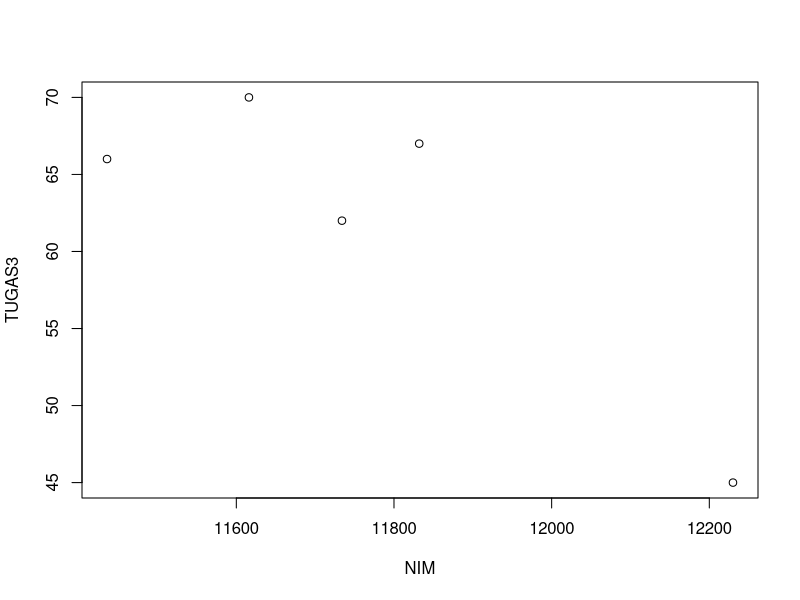

This chart was generated by the following R code: (Note: this script raises an error after producing the figure.)
dfNilai = data.frame(
  No = 1:5,
  NIM = 10000+c(1436, 1616, 1734, 2230, 1832),
  NAMA = c("ADI", "siti", "ika", "LEO", "Ihram"),
  MID = c(75,55,75,75,75),
  UAS = c(32,47,49,21,59),
  TUGAS1 = c(rep(0,3), 58, 0),
  TUGAS2 = c(rep(0,3), 50, 0),
  TUGAS3 = c(66,70,62,45,67)
)

dfNilai

nA = with(dfNilai, 0.4*UAS+0.3*MID+0.2*(TUGAS1+TUGAS2+TUGAS3)/3+10)
nA = round(nA, 2)
nA

fKonversi = function(df){
  df$NAkhir = with(df, 0.4*UAS+0.3*MID+0.2*(TUGAS1+TUGAS2+TUGAS3)/3+10)
  df$NAkhir = round(df$NAkhir,2)
  df$NHuruf = NULL
  
  for (i in 1:nrow(df)){
    df[i, "NHuruf"] = 
      with(df[i,], 
           if (NAkhir >= 80) "A" else
             if (NAkhir >= 65) "B" else
               if (NAkhir >= 50) "C" else "D")
  }
  
    return(df)
}

fKonversi(dfNilai) #ISI DENGAN NAMA TABEL


volume_bola <- function(){
  #Volume bola
  print("===Mencari Volume Bola===")
  radius = as.double(readline ("Masukkan jari-jari : "))
  
  volume <- function(){
    v = (4/3)*pi*(radius)^3
    return(v)
  }
  
  cat("Dengan jari-jari", radius, "volume bola adalah", volume())
}

volume_bola()

plot(TUGAS3~NIM, dfNilai)
text(locator(2), "uwu, dang em",)

